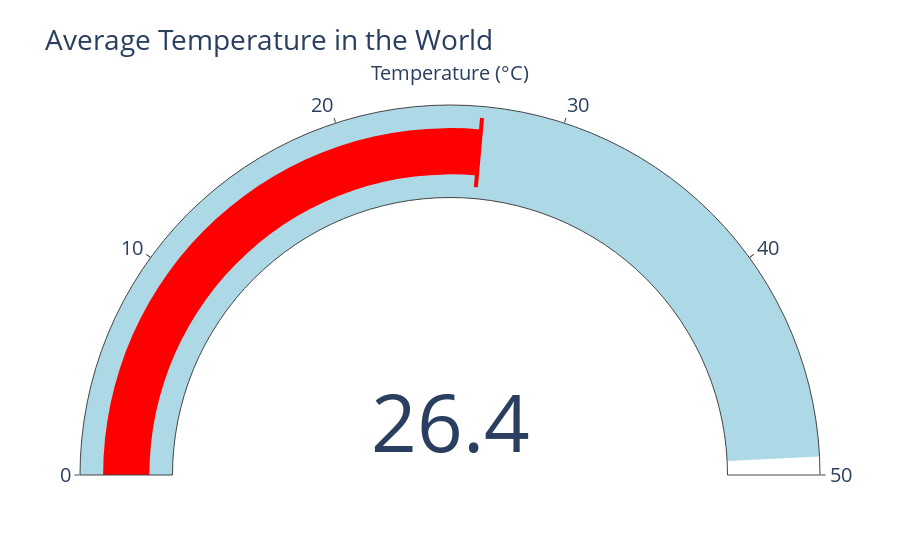

The notebook cell saved with this chart:
### Code cell
fig = go.Figure(go.Indicator(
    mode = "gauge+number",
    value = temperature_mean,
    title = {'text': "Temperature (°C)"},
    gauge= {'axis': {'range': [None, 50]},
            'bar': {'color': "red"},
            'steps' : [
                {'range': [temperature_min, temperature_max], 'color': "lightblue"}],
            'threshold' : {'line': {'color': "red", 'width': 4}, 'thickness': 0.75, 'value': temperature_mean}}))

fig.update_layout(title = 'Average Temperature in the World', font_size = 20)

### Figure 1 — Plotly figure (JSON) as saved in the notebook; plotly's stock layout.template omitted (floating-point values rounded to 4 significant figures)
{"data": [{"gauge": {"axis": {"range": [null, 50]}, "bar": {"color": "red"}, "steps": [{"color": "lightblue", "range": [-3.7, 49.2]}], "threshold": {"line": {"color": "red", "width": 4}, "thickness": 0.75, "value": 26.42}}, "mode": "gauge+number", "title": {"text": "Temperature (°C)"}, "type": "indicator", "value": 26.42}], "layout": {"font": {"size": 20}, "title": {"text": "Average Temperature in the World"}}}
